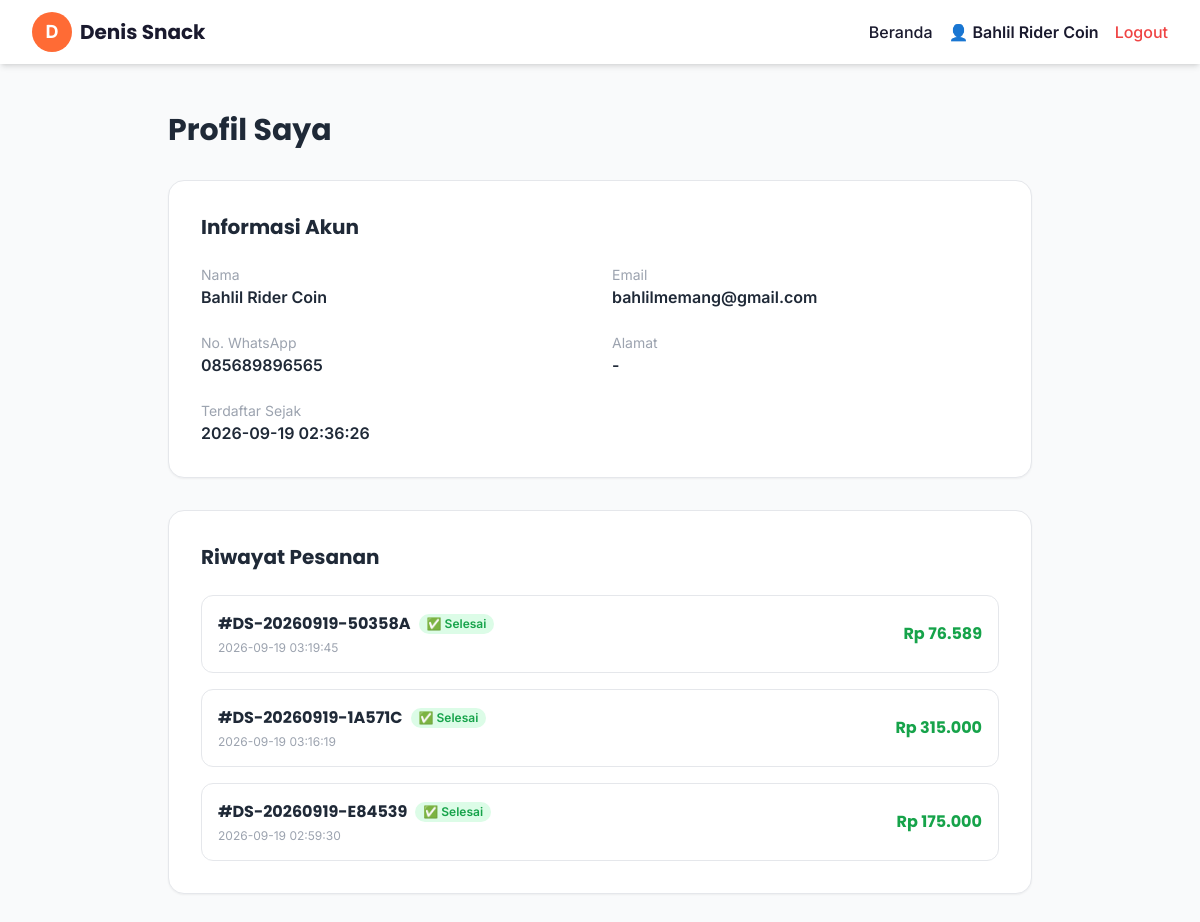
The page /profile (signed in) on the database its author committed.
### tables this page shows
CREATE TABLE customers (
        id INTEGER PRIMARY KEY AUTOINCREMENT,
        name TEXT NOT NULL,
        email TEXT UNIQUE NOT NULL,
        phone TEXT,
        password TEXT NOT NULL,
        address TEXT,
        district TEXT,
        city TEXT,
        province TEXT,
        postal_code TEXT,
        created_at TIMESTAMP DEFAULT CURRENT_TIMESTAMP
    );

CREATE TABLE orders (
        id INTEGER PRIMARY KEY AUTOINCREMENT,
        invoice_no TEXT,
        customer_id INTEGER,
        customer_name TEXT NOT NULL,
        phone TEXT NOT NULL,
        address TEXT,
        district TEXT,
        city TEXT,
        province TEXT,
        postal_code TEXT,
        items TEXT NOT NULL,
        subtotal INTEGER NOT NULL DEFAULT 0,
        shipping_cost INTEGER DEFAULT 0,
        discount INTEGER DEFAULT 0,
        total INTEGER NOT NULL,
        notes TEXT,
        status TEXT DEFAULT 'pending',
        payment_method TEXT,
        payment_status TEXT DEFAULT 'unpaid',
        payment_proof TEXT,
        payment_date TIMESTAMP,
        courier TEXT,
        tracking_number TEXT,
        shipping_status TEXT DEFAULT 'pending',
        shipped_at TIMESTAMP,
        delivered_at TIMESTAMP,
        created_at TIMESTAMP DEFAULT CURRENT_TIMESTAMP,
        updated_at TIMESTAMP DEFAULT CURRENT_TIMESTAMP,
        FOREIGN KEY (customer_id) REFERENCES customers(id) ON DELETE SET NULL
    );

### app.py (the view)
@app.route('/profile')
def customer_profile():
    if not session.get('customer_id'):
        return redirect(url_for('customer_login'))
    conn = get_db()
    customer = conn.execute("SELECT * FROM customers WHERE id=?", (session['customer_id'],)).fetchone()
    orders = conn.execute("SELECT * FROM orders WHERE customer_id=? ORDER BY created_at DESC", (session['customer_id'],)).fetchall()
    conn.close()
    return render_template('customer_profile.html', customer=customer, orders=orders)

### app.py (called while the page is built, shortened)
def get_db():
    conn = sqlite3.connect(DB_PATH, timeout=10)
    conn.row_factory = sqlite3.Row
    conn.execute("PRAGMA foreign_keys = ON")
    conn.execute("PRAGMA busy_timeout = 5000")
    return conn

def get_settings():
    now = time.time()
    if _settings_cache['data'] is not None and now - _settings_cache['ts'] < 2:
        return _settings_cache['data']

def _norm_color(value, default):
    v = str(value or '').strip()
    if len(v) == 7 and v[0] == '#' and all(c in COLOR_VALID for c in v[1:]):
        return v
    if len(v) == 6 and all(c in COLOR_VALID for c in v):
        return '#' + v
    return default

def get_theme():
    s = get_settings()
    theme = {}
    for k, v in THEME_DEFAULTS.items():
        theme[k] = s.get('theme_' + k, v)
    for c in ('primary', 'secondary', 'accent', 'dark', 'light', 'success', 'info'):
        theme[c] = _norm_color(theme[c], THEME_DEFAULTS[c])
    if theme['font_scale'] not in ('small', 'normal', 'large'):
        theme['font_scale'] = 'normal'
    theme['product_cols'] = theme['product_cols'] if theme['product_cols'] in ('2', '3', '4') else '4'
    theme['body_class'] = 'theme-btn-{} theme-card-{} theme-font-{}'.format(
        theme['button_style'], theme['card_style'], theme['font_scale'])
    theme['body_class'] += ' theme-anim-off' if theme.get('animation') != '1' else ''
    return theme

@app.context_processor
def inject_globals():
    return {'theme': get_theme(), 'settings': get_settings()}

### templates/customer_profile.html (shortened to what this page needs)
<!DOCTYPE html>
<html lang="id">
<head>
    <script src="https://cdn.tailwindcss.com"></script>
</head>
<body class="bg-gray-50 min-h-screen {{ theme.body_class }}">
    <nav class="bg-white shadow-md sticky top-0 z-50">
        <div class="max-w-7xl mx-auto px-4 sm:px-6 lg:px-8">
            <div class="flex justify-between items-center h-16">
                <a href="/" class="flex items-center gap-2"><div class="w-10 h-10 bg-primary rounded-full flex items-center justify-center overflow-hidden">{% if theme.logo_type == 'image' and theme.logo_image %}<img src="/uploads/{{ theme.logo_image }}" alt="logo" class="w-full h-full object-cover">{% else %}<span class="text-white font-bold text-lg">{{ theme.logo_text or 'D' }}</span>{% endif %}</div><span class="font-display font-bold text-xl text-dark">{{ settings.get('shop_name', 'Denis Snack') }}</span></a>
                <div class="flex items-center gap-4"><a href="/" class="text-dark hover:text-primary font-medium">Beranda</a><span class="text-dark font-semibold">👤 {{ customer.name }}</span><a href="/logout" class="text-red-500 hover:text-red-600 font-medium">Logout</a></div>
            </div>
        </div>
    </nav>
    <main class="max-w-4xl mx-auto px-4 py-12">
        <h1 class="font-display text-3xl font-bold text-gray-800 mb-8">Profil Saya</h1>
        <div class="bg-white rounded-2xl shadow-sm border p-6 lg:p-8 mb-8">
            <h2 class="font-display font-bold text-xl text-gray-800 mb-6">Informasi Akun</h2>
            <div class="grid sm:grid-cols-2 gap-6">
                <div><p class="text-gray-400 text-sm">Nama</p><p class="font-semibold text-gray-800">{{ customer.name }}</p></div>
                <div><p class="text-gray-400 text-sm">Email</p><p class="font-semibold text-gray-800">{{ customer.email }}</p></div>
                <div><p class="text-gray-400 text-sm">No. WhatsApp</p><p class="font-semibold text-gray-800">{{ customer.phone or '-' }}</p></div>
                <div><p class="text-gray-400 text-sm">Alamat</p><p class="font-semibold text-gray-800">{{ customer.address or '-' }}</p></div>
                <div><p class="text-gray-400 text-sm">Terdaftar Sejak</p><p class="font-semibold text-gray-800">{{ customer.created_at }}</p></div>
            </div>
        </div>
        <div class="bg-white rounded-2xl shadow-sm border p-6 lg:p-8">
            <h2 class="font-display font-bold text-xl text-gray-800 mb-6">Riwayat Pesanan</h2>
            {% if orders %}
            <div class="space-y-4">
                {% for o in orders %}
                <a href="/my-orders/{{ o.id }}" class="block border rounded-xl p-4 hover:bg-gray-50 transition">
                    <div class="flex flex-col sm:flex-row sm:items-center justify-between gap-3">
                        <div>
                            <div class="flex items-center gap-2 mb-1">
                                <span class="font-display font-bold text-gray-800">#{{ o.invoice_no or o.id }}</span>
                                {% if o.status == 'pending' %}<span class="bg-yellow-100 text-yellow-600 px-2 py-0.5 rounded-full text-xs font-semibold">⏳ Pending</span>
                                {% elif o.status == 'paid' %}<span class="bg-blue-100 text-blue-600 px-2 py-0.5 rounded-full text-xs font-semibold">💳 Dibayar</span>
                                {% elif o.status == 'processing' %}<span class="bg-indigo-100 text-indigo-600 px-2 py-0.5 rounded-full text-xs font-semibold">📦 Diproses</span>
                                {% elif o.status == 'shipped' %}<span class="bg-purple-100 text-purple-600 px-2 py-0.5 rounded-full text-xs font-semibold">🚚 Dikirim</span>
                                {% elif o.status == 'completed' %}<span class="bg-green-100 text-green-600 px-2 py-0.5 rounded-full text-xs font-semibold">✅ Selesai</span>
                                {% elif o.status == 'cancelled' %}<span class="bg-red-100 text-red-600 px-2 py-0.5 rounded-full text-xs font-semibold">❌ Dibatalkan</span>
                                {% endif %}
                            </div>
                            <p class="text-gray-400 text-xs">{{ o.created_at }}</p>
                        </div>
                        <p class="font-display font-bold text-green-600">Rp {{ "{:,.0f}".format(o.total).replace(",", ".") }}</p>
                    </div>
                </a>
                {% endfor %}
            </div>
            {% else %}
            <div class="text-center py-8">
                <span class="text-5xl block mb-4">🛒</span>
                <p class="text-gray-400">Belum ada pesanan</p>
                <a href="/" class="inline-block mt-4 bg-primary text-white px-6 py-2 rounded-full hover:bg-orange-600 transition font-semibold">Mulai Belanja</a>
            </div>
            {% endif %}
        </div>
    </main>
</body>
</html>

### rows shown on the page
customers: name "Bahlil Rider Coin", email "bahlilmemang@gmail.com", phone "085689896565", created_at "2026-09-19 02:36:26"
orders: invoice_no "DS-20260919-50358A", status "✅ Selesai", created_at "2026-09-19 03:19:45", total "76.589"
orders: invoice_no "DS-20260919-1A571C", status "✅ Selesai", created_at "2026-09-19 03:16:19", total "315.000"
orders: invoice_no "DS-20260919-E84539", status "✅ Selesai", created_at "2026-09-19 02:59:30", total "175.000"

### other values the page prints
{{ theme.logo_text or 'D' }} "D"
{{ settings.get('shop_name', 'Denis Snack') }} "Denis Snack"
{{ customer.address or '-' }} "-"
